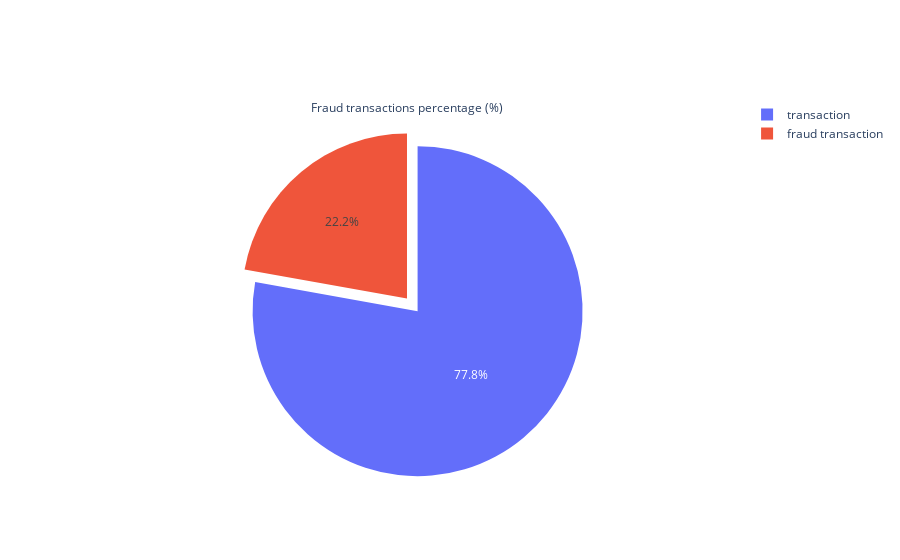

Notebook code cell kept with this figure:
### Markdown cell above
In total, 2 columns was removed.

### Code cell
#Check the flag distribution
df_flag=df["flag"].value_counts().rename_axis("unique_values").reset_index(name="counts")
#change the name of 0 and 1 to transactions and fraud transactions
df_flag["unique_values"]=df_flag["unique_values"].map({0:"transaction",1:"fraud transaction"})
print(df_flag)

#plot pie chart
fig = go.Figure(data=[go.Pie(labels=df_flag["unique_values"],
                             values=df_flag["counts"],
                             pull=[0.1, 0],
                             title='Fraud transactions percentage (%)')])
#Save file
fig.write_image('../01-Photos/Fraud-Transactions.png')

fig.show()

### Figure 1 — Plotly figure (JSON) as saved in the notebook; plotly's stock layout.template omitted (floating-point values rounded to 4 significant figures)
{"data": [{"labels": ["transaction", "fraud transaction"], "pull": [0.1, 0], "title": {"text": "Fraud transactions percentage (%)"}, "type": "pie", "values": [7644, 2179]}], "layout": {}}
